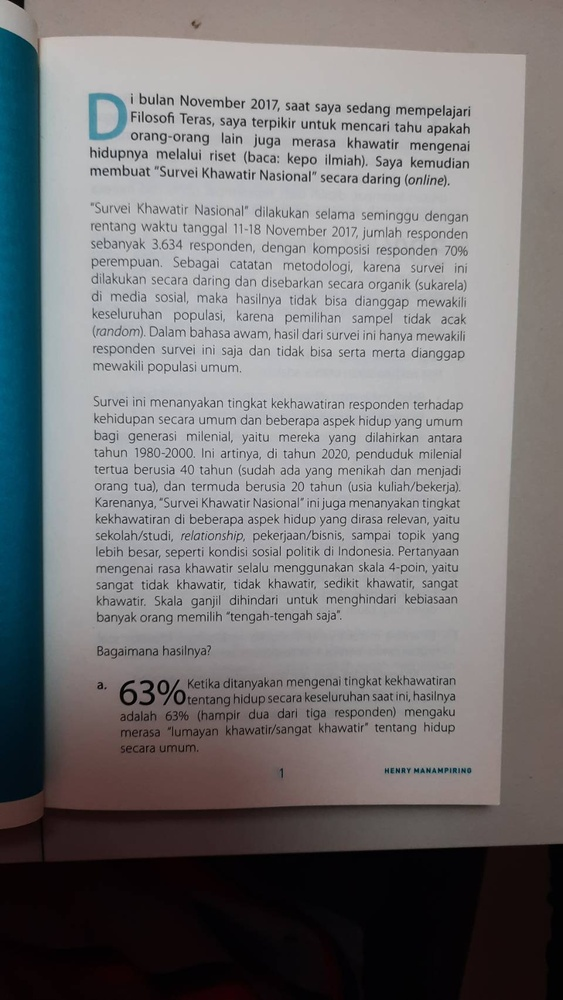
#> input picture imgs/test_img1.jpg, 563 x 1000 px, shrunk from 960 x 1706 before the run
$ jupyter execute test.ipynb
#> lines starting #> are read from the running program, lines starting #| are printed output that depends on the picture; after the words box and inside, x2 and y2 are one past the last pixel; in counts of white or black regions, pixels touching at a corner belong together
[cell 1]
from PIL import Image
from matplotlib import pyplot as plt
import pytesseract
import cv2

[cell 2]
def grayscale(image):
    return cv2.cvtColor(image, cv2.COLOR_BGR2GRAY)

[cell 3]
def magiccolor1(image):
    thresh, im_bw = cv2.threshold(image, 140, 255 , cv2.THRESH_BINARY)
    return im_bw

def magiccolor2(image):
    thresh= cv2.adaptiveThreshold(image, 255, cv2.ADAPTIVE_THRESH_GAUSSIAN_C, cv2.THRESH_BINARY, 11, 2)
    return thresh

[cell 4]
def noise_removal(image):
    import numpy as np
    kernel = np.ones((1,1), np.uint8)
    image = cv2.dilate(image, kernel, iterations = 1)
    kernel = np.ones((1,1), np.uint8)
    image = cv2.erode(image, kernel, iterations = 1)
    image = cv2.morphologyEx(image, cv2.MORPH_CLOSE, kernel)
    image = cv2.medianBlur(image, 3)
    return (image)

[cell 5]
def display(im_paths):
    fig = plt.figure(figsize=(20,20))
    rows = 1
    cols = len(im_paths)

    for i in range(len(im_paths)):
        im_path = im_paths[i]
        fig.add_subplot(rows, cols, i+1)
        plt.title(im_path, fontsize =5)
        plt.axis("off")
        plt.imshow(cv2.imread(im_path))

[cell 6]
img_paths = ["../imgs/test_img1.jpg", "../imgs/test_img2.jpg"]

[cell 7]
for img_path in img_paths:
    # code berantakan lol
    img = cv2.imread(img_path)
#> img is the input picture: shape (1000, 563, 3); mean B, G, R 119.8, 118.3, 119.4
    img_gray = grayscale(img)
#> in grayscale, `return cv2.cvtColor(image, cv2.COLOR_BGR2GRAY)`:
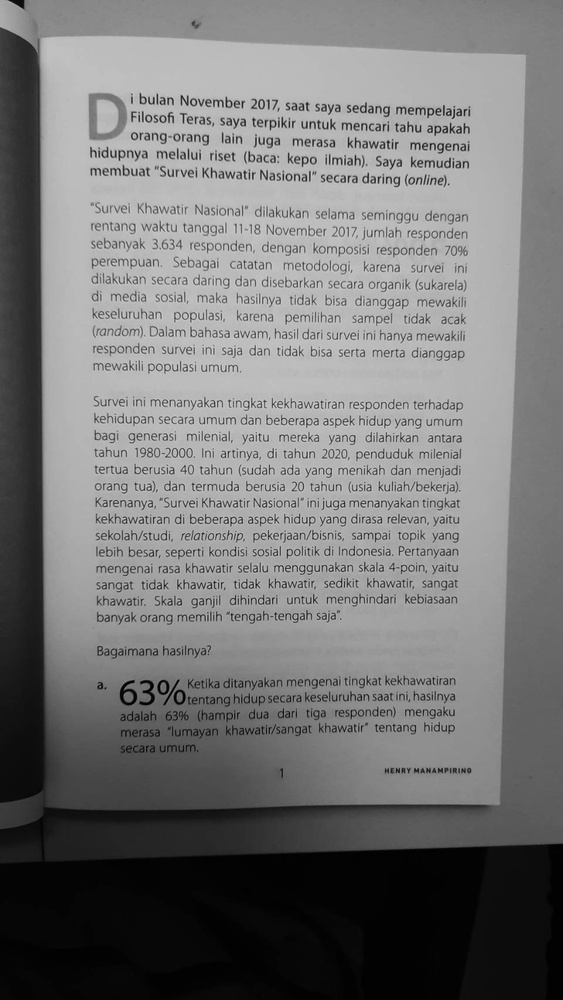
#> returned value: shape (1000, 563); min 0, max 225, mean 118.8
    img_bw = magiccolor2(img_gray)
#> in magiccolor2, `thresh= cv2.adaptiveThreshold(image, 255, cv2.ADAPTIVE_THRESH_GAUSSIAN..`:
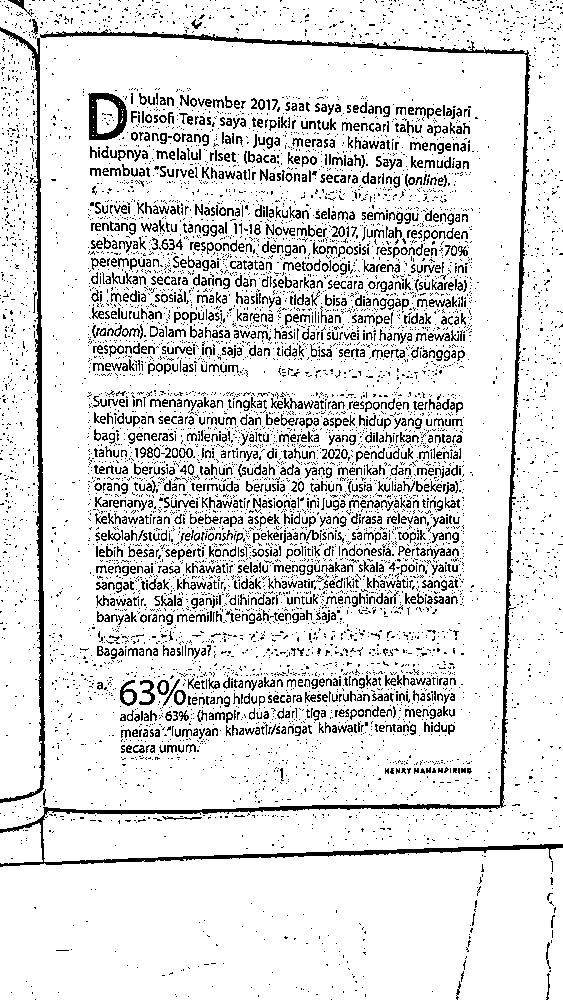
#> thresh: shape (1000, 563); 87.2% white; black in thin lines or dots
    img_nonoise = noise_removal(img_bw)
#> in noise_removal, `image = cv2.medianBlur(image, 3)`:
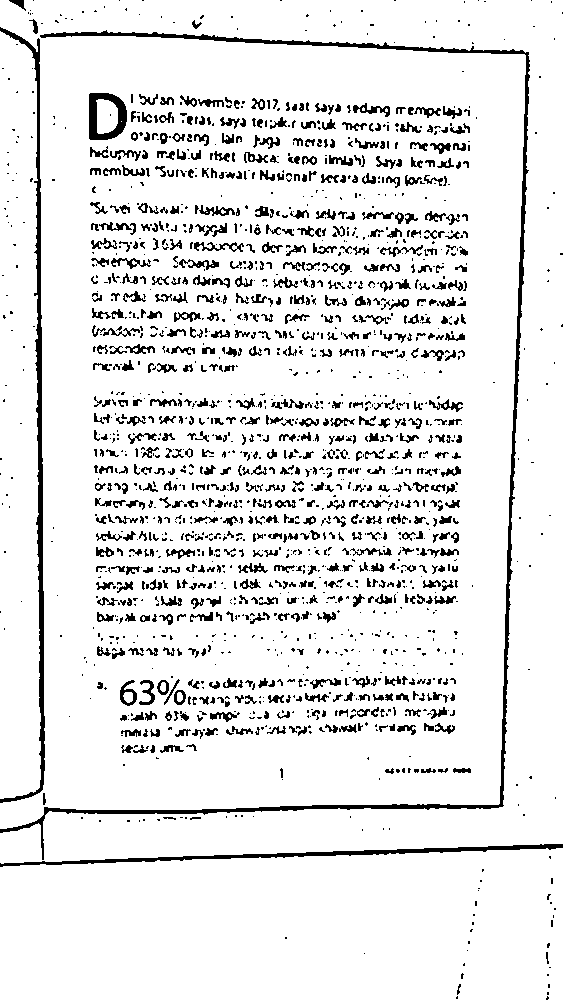
#> image: shape (1000, 563); 90.4% white; 1850 black regions (1140 under 20 px), largest, box (x1, y1, x2, y2) and area: (0, 30, 530, 860) 6626, (0, 27, 45, 803) 3653, (0, 844, 563, 867) 2133
    img_nonoise2 = cv2.fastNlMeansDenoising(img_bw, 11, 30, 9)

    results = [img, img_gray, img_bw, img_nonoise]
    # results = [img, img_nonoise, img_nonoise2]
    results_paths = []
    for i in range(len(results)):
        results_paths.append("temp/result"+str(i)+".jpg")
        cv2.imwrite(results_paths[i], results[i])
#> this loop made 4 passes
#> after the loop, results_paths = ['temp/result0.jpg', 'temp/result1.jpg', 'temp/result2.jpg', 'temp/result3.jpg']
    display(results_paths)
#> in display, `cols = len(im_paths)`: cols = 4
#> in display, `im_path = im_paths[i]`: im_path = 'temp/result0.jpg'
    print(pytesseract.image_to_string(results_paths[-1], lang="ind"))
#> (this line was passed over: pytesseract is not available in this run)
#> pass 2 of the loop `for img_path in img_paths:`:
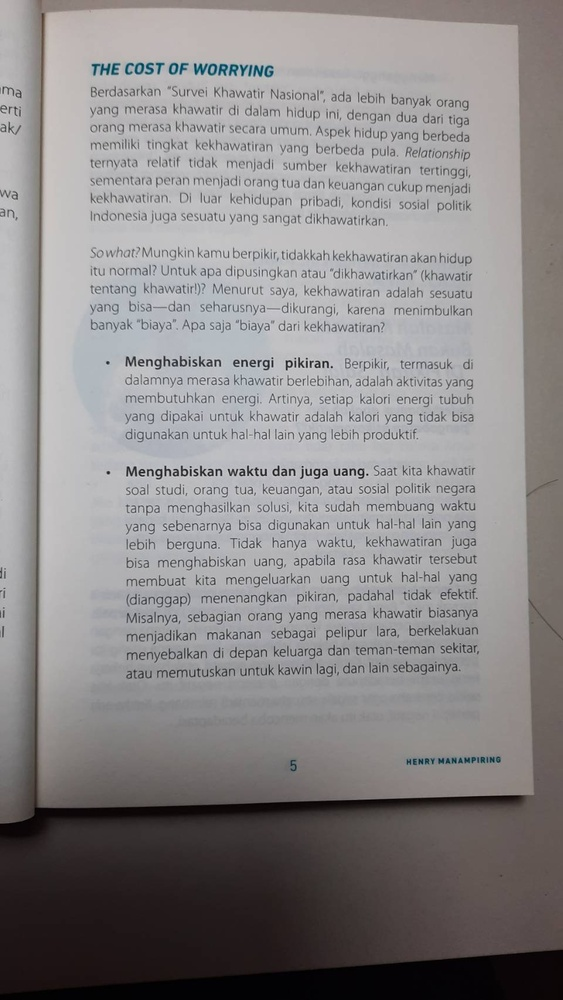
#> input picture imgs/test_img2.jpg, 563 x 1000 px, shrunk from 960 x 1706 before the run
#> img is the input picture: shape (1000, 563, 3); mean B, G, R 136.4, 135.8, 138.7
#> in magiccolor2 (call 2), `thresh= cv2.adaptiveThreshold(image, 255, cv2.ADAPTIVE_THRESH_GAUSSIAN..`:
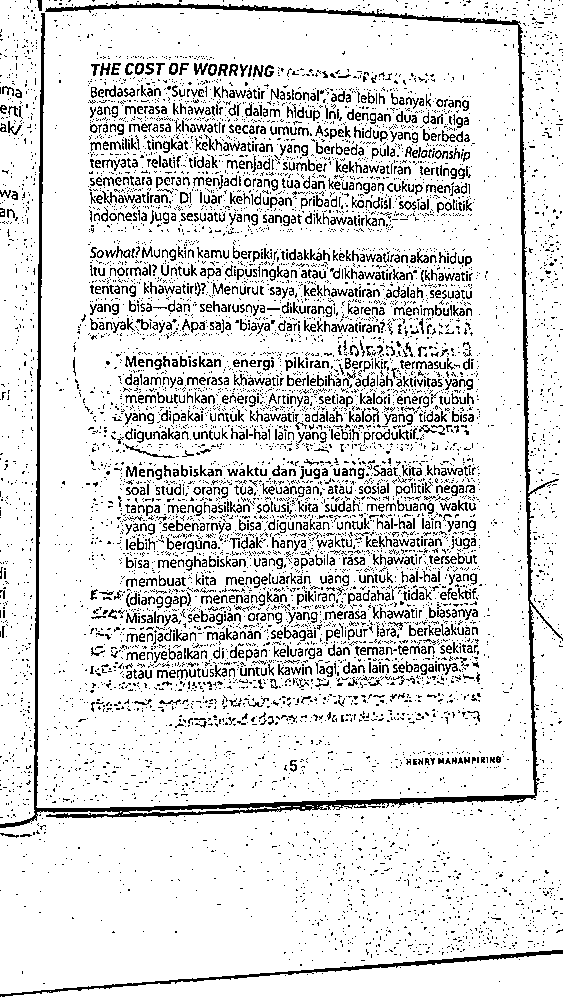
#> thresh: shape (1000, 563); 86.6% white; black in thin lines or dots
#> image: shape (1000, 563); 90.4% white; 2339 black regions (1630 under 20 px), largest, box (x1, y1, x2, y2) and area: (0, 3, 563, 828) 10771, (0, 950, 563, 997) 1770, (424, 306, 472, 316) 213
#> `img_nonoise2 = cv2.fastNlMeansDenoising(img_bw, 11, 30, 9)`:
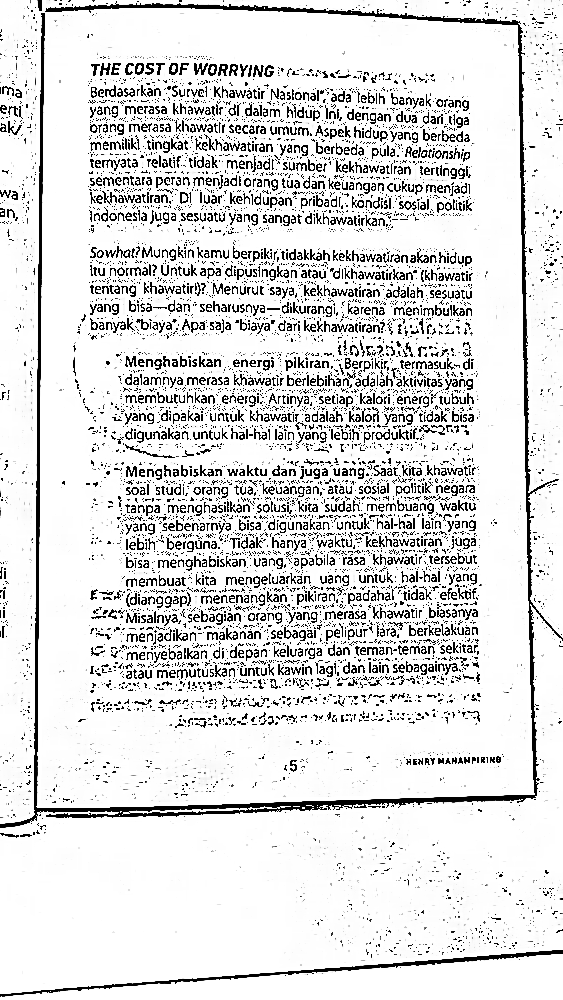
#> img_nonoise2: shape (1000, 563); min 0, max 255, mean 221.7
#> the loop `for i in range(len(results)):` made 4 passes
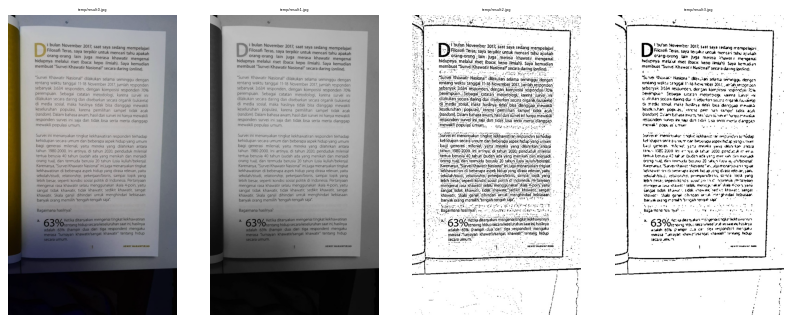
#> figure drawn by matplotlib, 4 panels; B, G, R data is drawn as R, G, B
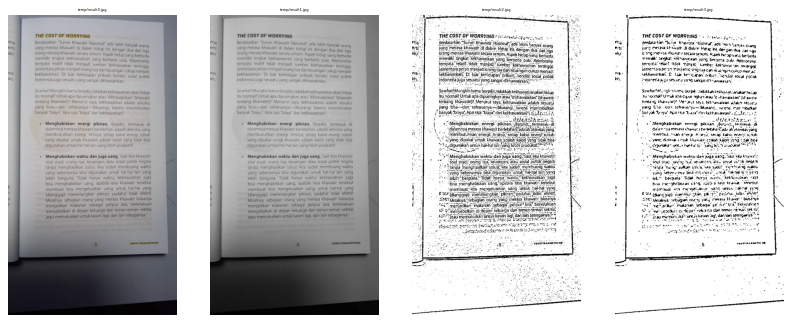
#> figure drawn by matplotlib, 4 panels; B, G, R data is drawn as R, G, B

[cell 8]
print(pytesseract.image_to_string("../imgs/test_img3.jpg", lang="ind"))
#> (this line was passed over: pytesseract is not available in this run)

[cell 9]
print(pytesseract.image_to_string("../imgs/test_img1.jpg", lang="ind"))
#> (this line was passed over: pytesseract is not available in this run)
